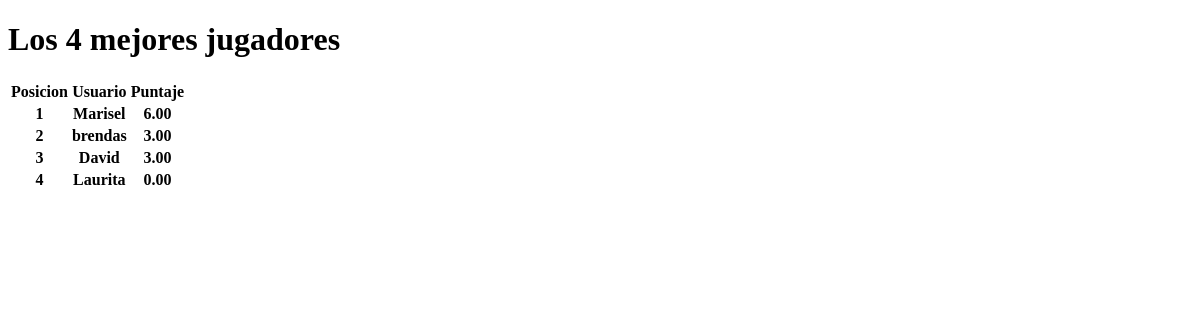
/tablero/, run on an earlier commit of the app's database.
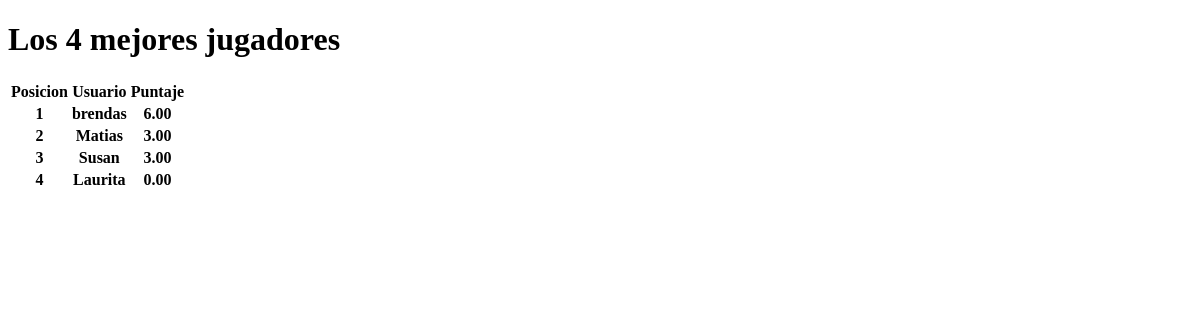
And on a later commit of the database.
### Quiz1/models.py (models this page shows, shortened)
class QuizUsuario(models.Model):
	usuario = models.OneToOneField(User, on_delete=models.CASCADE)
	puntaje_total = models.DecimalField(verbose_name='Puntaje Total', default=0, decimal_places=2, max_digits=10)

### Quiz1/views.py (the view)
# urls.py: path('tablero/',tablero, name='tablero'),
def tablero(request):
	total_usaurios_quiz = QuizUsuario.objects.order_by('-puntaje_total')[:10]
	contador = total_usaurios_quiz.count()
	context = {
		'usuario_quiz':total_usaurios_quiz,
		'contar_user':contador
	}
	return render(request, 'play/tablero.html', context)

### template/play/tablero.html (shortened to what this page needs)
<!DOCTYPE html>
<html lang="es">
<head>
</head>
<body>
{% block contenido %}
<div class="container">
    <h1 class="text-center my-4">
        <span class="badge badge-info">
            Los {{contar_user}} mejores jugadores
        </span>
    </h1>
    <table class="table table-striped table-bodered">
        <thead>
            <tr>
                <th>Posicion</th>
                <th>Usuario</th>
                <th>Puntaje</th>
            </tr>
        </thead>
        <tbody>
            {% for user_quiz in usuario_quiz %}
                <tr>
                    <th>{{forloop.counter}}</th>
                    <th>{{user_quiz.usuario.username}}</th>
                    <th>{{user_quiz.puntaje_total}}</th>
                </tr>
            {% endfor %}
        </tbody>
    </table>
</div>
{% endblock %}
</body>
</html>

What changed in the data, as far as the page shows it:
removed QuizUsuario: usuario.username "Marisel", puntaje_total "6.00"
removed QuizUsuario: usuario.username "David", puntaje_total "3.00"
changed QuizUsuario "brendas": puntaje_total "3.00" → "6.00"
added QuizUsuario: usuario.username "Matias", puntaje_total "3.00"
added QuizUsuario: usuario.username "Susan", puntaje_total "3.00"
